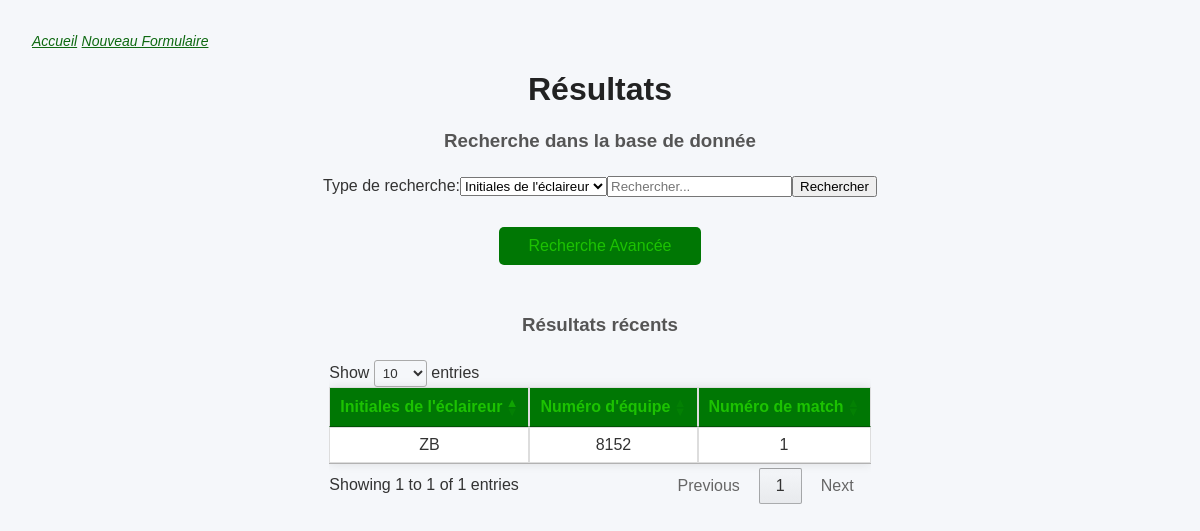
Page /basic_results on the committed database.
### tables this page shows
CREATE TABLE scouting_data (scout_data_id INTEGER PRIMARY KEY AUTOINCREMENT, match_id INTEGER, team_id INTEGER, scout_id INTEGER, auto_points INTEGER DEFAULT 0, teleop_points INTEGER DEFAULT 0, endgame_points INTEGER DEFAULT 0, penalties INTEGER DEFAULT 0, robot_status TEXT CHECK (robot_status IN ('working', 'damaged', 'disabled')), notes TEXT, timestamp TEXT DEFAULT (datetime('now')), FOREIGN KEY (scout_id) REFERENCES scouts(scout_id) ON DELETE CASCADE, FOREIGN KEY (team_id) REFERENCES teams(team_id) ON DELETE CASCADE, FOREIGN KEY (match_id) REFERENCES matches(match_id) ON DELETE CASCADE, UNIQUE(match_id, team_id, scout_id));

CREATE TABLE scouts (scout_id INTEGER PRIMARY KEY AUTOINCREMENT, initials TEXT NOT NULL, notes TEXT);

CREATE TABLE teams (team_id INTEGER PRIMARY KEY AUTOINCREMENT, team_number INTEGER NOT NULL UNIQUE, team_name TEXT, robot_weight REAL, robot_height REAL, robot_width REAL, robot_drive_type TEXT, notes TEXT);

CREATE TABLE matches (match_id INTEGER PRIMARY KEY AUTOINCREMENT, event_id INTEGER, match_number INTEGER NOT NULL, scheduled_time TEXT, score_blue INTEGER DEFAULT 0, score_red INTEGER DEFAULT 0, winning_alliance TEXT, FOREIGN KEY (event_id) REFERENCES events(event_id) ON DELETE CASCADE, UNIQUE(event_id, match_number));

### webserver.py (the view)
@app.route('/basic_results', methods=['GET'])
def basic_results():
    columns = constants.all_scouting_data_columns
    columns = parse_columns(columns)
    data = db_m.get_recent_data('scouting_data', 'scout_data_id', columns)
    return render_template('RDBMS_Templates/basic_results.html', data=data, search_message='Résultats récents', columns=columns, search_types=constants.basic_search_types)

### database_manager.py (called while the page is built)
def get_connection():
    conn=sqlite3.connect(DB_NAME, check_same_thread=False)
    conn.execute("PRAGMA foreign_keys = ON;")
    return conn

def get_recent_data(table, table_id, columns, limit=10):
    conn = get_connection()
    conn.row_factory = sqlite3.Row
    cursor = conn.cursor()
    query = ''
    if isinstance(columns, list):
        query = 'SELECT {} FROM {}'.format(', '.join(columns), table)
    elif isinstance(columns, str):
        query = 'SELECT {} FROM {}'.format(columns, table)
    else:
        query = 'SELECT * FROM {}'.format(table)
    cursor.execute("PRAGMA foreign_key_list({})".format(table))
    foreign_key_list = cursor.fetchall()
    for fk in foreign_key_list:
        ref_table = fk[2]
        from_col = fk[3]
        to_col = fk[4]
        query += f' JOIN {ref_table} ON {table}.{from_col} = {ref_table}.{to_col}'
    query += f' ORDER BY {table}.{table_id} DESC'
    cursor.execute(query)
    rows = cursor.fetchmany(limit)
    conn.close()
    return rows

### webserver.py (called while the page is built)
def parse_columns(columns):
    display_columns = []
    for col in columns:
        if col == "scout_id":
            display_columns.append("scouts.initials")
        elif col == "team_id":
            display_columns.append("teams.team_number")
        elif col == "match_id":
            display_columns.append("matches.match_number")
        elif col == "notes":
            display_columns.append("scouting_data.notes")
        else:
            display_columns.append(col)
    return display_columns

### templates/RDBMS_Templates/basic_results.html (shortened to what this page needs)
<!DOCTYPE html>
<html>
    <head>
        <link rel="stylesheet" href="{{ url_for('static', filename='style/results.css') }}?v=1.0">
        <link rel="stylesheet" href="https://cdn.datatables.net/1.13.6/css/jquery.dataTables.min.css">
    </head>
    <body>
        <div class="top_links">
            <a href="/">Accueil</a>
            <a href="/scout_form">Nouveau Formulaire</a>
        </div>
        <h1>Résultats</h1>
        <h3>Recherche dans la base de donnée</h3>
        <form method="POST" action="/basic_search">
            <div class="search-bar-container">
                <div class="search-bar">
                    <label for="searchType">Type de recherche:</label>
                    <select id="searchType" name="searchType">
                        {% for s in search_types %}
                            <option value="{{ s.value }}">{{ s.label }}</option>
                        {% endfor %}
                    </select>
                    <input type="text" name="query" placeholder="Rechercher..." required>
                    <button type="submit">Rechercher</button>
                </div>
                <div class="advanced_search">
                    <a href="/advanced_results">Recherche Avancée</a>
                </div>
            </div>
        </form>
        <h3>{{ search_message }}</h3>
        <div class="tables-and-details">
            <div class="scrollable-table-container">
                <table>
                    <thead>
                        <tr>
                            <th>{{search_types[0].label}}</th>
                            <th>{{search_types[1].label}}</th>
                            <th>{{search_types[2].label}}</th>
                        </tr>
                    </thead>
                    <tbody>
                        {% for row in data %}
                        <tr class="result-row" id="row-{{ row[0] }}">
                            <td class="{{search_types[0].label}}">{{ row[1] }}</td>
                            <td class="{{search_types[1].label}}">{{ row[2] }}</td>
                            <td class="{{search_types[2].label}}">{{ row[3] }}</td>
                        </tr>
                        {% endfor %}
                    </tbody>
                </table>
            </div>
        </div>
    </body>
</html>

### static/style/results.css (style rules this page uses)
body { font-family: Arial, sans-serif; background-color: #f5f7fa; color: #333; margin: 0; padding: 2rem; }
.advanced_search { text-align: center; }
.scrollable-table-container { max-height: 500px; overflow-y: auto; z-index: 1; }
.advanced_search a { margin: 40px 0; display: inline-block; margin: 30px; padding: 10px 30px; background-color: #007704; color: rgba(51, 255, 0, 0.555); text-decoration: none; border-radius: 5px; }
.top_links a { color: #0e6911; text-decoration: underline; font: italic 14px Arial, sans-serif; }
h1 { text-align: center; color: #222; }
h3 { text-align: center; color: #555; margin-bottom: 1.5rem; }
table { border-collapse: collapse; box-shadow: 0 0 10px rgba(0, 0, 0, 0.1); background-color: white; }
th, td { padding: 12px 15px; border: 1px solid #ddd; text-align: center; }
th { background-color: #007704; color: rgba(51, 255, 0, 0.555); }
.result-row { padding: 5px; text-transform: uppercase; cursor: pointer; }
.tables-and-details { position: relative; display: flex; justify-content: center; }
.search-bar { display: flex; justify-content: center; align-items: center; }

### rows in the picture
scouting_data: initials "ZB", team_number "8152", match_number "1"

### other values in the picture
{{ search_message }} "Résultats récents"
{{ search_types[0].label }} "Initiales de l'éclaireur"
{{ search_types[1].label }} "Numéro d'équipe"
{{ search_types[2].label }} "Numéro de match"
form field searchType "Initiales de l'éclaireur"
